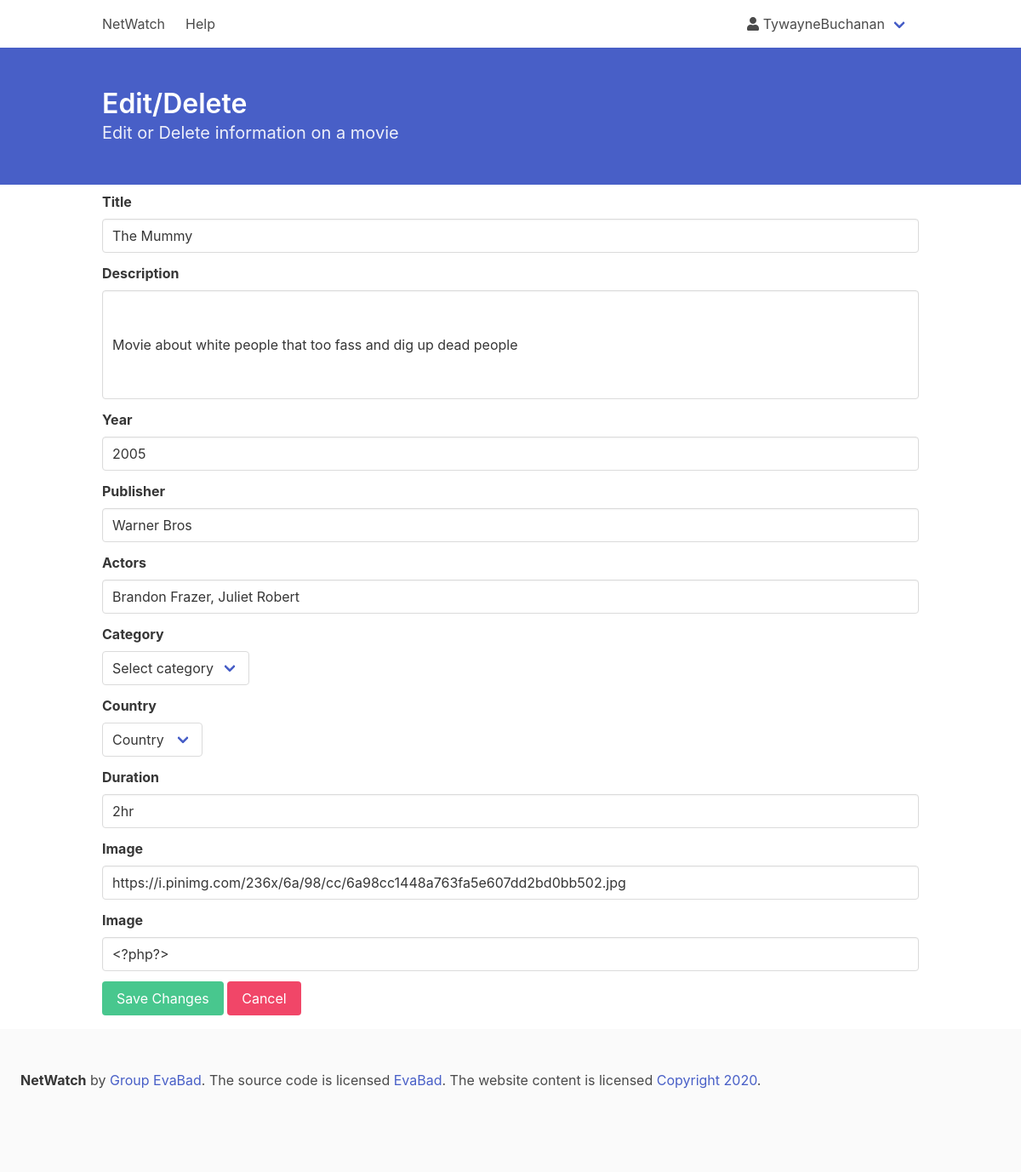
Page /edit_movie.php?edit=15 (signed in) on the committed database.
### tables this page shows
CREATE TABLE `tblMovies` (
  `id` int(11) NOT NULL,
  `title` varchar(20) NOT NULL,
  `description` varchar(255) NOT NULL,
  `year` varchar(5) NOT NULL,
  `publisher` varchar(20) NOT NULL,
  `actor` varchar(255) NOT NULL,
  `category` varchar(20) NOT NULL,
  `country` varchar(20) NOT NULL,
  `duration` varchar(255) NOT NULL,
  `image` varchar(255) NOT NULL,
  `mov_id` int(10) NOT NULL
);

### functions/process.php (called while the page is built, shortened)
<?php
include ('config/dbconn.php');
if(isset($_GET['edit'])){
	$id = $_GET['edit'];
	$result = mysqli_query($conn,"SELECT * FROM tblMovies WHERE id = $id");
	if($result->num_rows > 0)
	{
		$row = $result->fetch_array();
		$title = $row['title'];
		$description = $row['description'];
		$year = $row['year'];
		$publisher = $row['publisher'];
		$actors = $row['actor'];
		$category = $row['category'];
		$country = $row['country'];
		$duration = $row['duration'];
		$image = $row['image'];
	}
}
?>

### edit_movie.php (the view, shortened to what this page needs)
<?php ob_start();
include ('functions/session.php');
include('header/header.php');
include('functions/process.php');
?>
<!Doctype html>
<html lang="en">
  <head>
    <link rel="stylesheet" type="text/css" href="css/styles.css">
 <link rel="stylesheet" href="https://cdn.jsdelivr.net/npm/bulma@0.9.1/css/bulma.min.css">
  </head>
  <body>
<section class="hero is-link">
  <div class="hero-body">
    <div class="container">
      <h1 class="title">
        Edit/Delete
      </h1>
      <h2 class="subtitle">
        Edit or Delete information on a movie
      </h2>
    </div>
  </div>
</section>
<div class="container pt-2">
</div>
<div class="container is-max-desktop">
  <form method="post" action="">
  <div class="field">
  <label class="label">Title</label>
  <div class="control">
    <input class="input" type="text" name="title" placeholder="Name of the movie" value="<?php echo $title;?>">
  </div>
</div>
<div class="field">
  <label class="label">Description</label>
  <div class="control">
    <input class="textarea" type="text" name="description" placeholder="What is the movie about"
    value="<?php echo $description;?>">
  </div>
</div>
<div class="field">
  <label class="label">Year</label>
  <div class="control">
    <input class="input" type="text" name="year" placeholder="Year of Release" value="<?php echo $year;?>">
  </div>
</div>
<div class="field">
  <label class="label">Publisher</label>
  <div class="control">
    <input class="input" type="text" name="publisher" placeholder="Name of Publisher" value="<?php echo $publisher;?>">
  </div>
</div>
<div class="field">
  <label class="label">Actors</label>
  <div class="control">
    <input class="input" type="text" name="actors" placeholder="Name of Actors" value="<?php echo $actors;?>">
  </div>
</div>
<div class="field">
  <label class="label">Category</label>
  <div class="control">
    <div class="select">
      <select name ="category">
        <option value="<?php echo $category?>">Select category</option>
      </select>
    </div>
  </div>
</div>
<div class="field">
  <label class="label">Country</label>
  <div class="control">
    <div class="select">
      <select name="country">
        <option value="<?php echo $country;?>">Country</option>
      </select>
    </div>
  </div>
</div>
<div class="field">
  <label class="label">Duration</label>
  <div class="control">
    <input class="input" type="text" name="duration" placeholder="" value="<?php echo $duration;?>">
  </div>
</div>
<div class="field">
  <label class="label">Image</label>
  <div class="control">
    <input class="input" type="text" name="image" placeholder="Thumbnail URL" value="<?php echo $image;?>">
  </div>
</div>
<div class="field">
  <label class="label">Image</label>
  <div class="control">
    <input class="input" type="text" name="videolink" placeholder="Video" value="<?php?>">
  </div>
</div>
<div class="field is-grouped">
  <div class="control">
    <input class="button is-success" type="submit" name="save" value="Save Changes">
    <a class="button is-danger" href="editmovie.php">Cancel</a>
  </div>
</div>
</div>
  </body>
<?php include('footer/footer.php'); ?>
</html>

### rows in the picture
tblmovies: title "The Mummy", description "Movie about white people that too fass and dig up dead people", year "2005", publisher "Warner Bros", actors "Brandon Frazer, Juliet Robert", duration "2hr", image "https://i.pinimg.com/236x/6a/98/cc/6a98cc1448a763fa5e607dd2bd0bb502.jpg"

### other values in the picture
$user_check "TywayneBuchanan"
